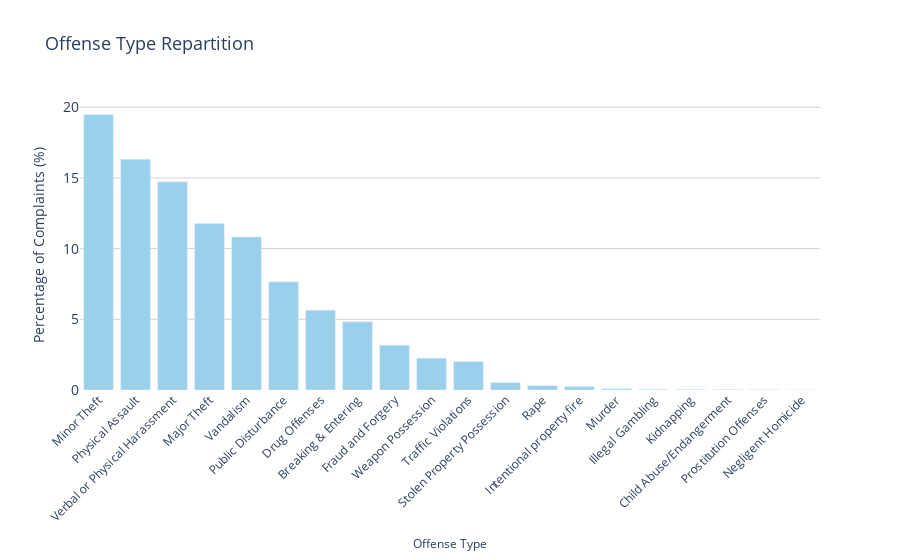

The notebook cell saved with this chart:
### Markdown cell above
## Crime situation

### Code cell
import plotly.express as px
import pandas as pd

# Create offense type percentage DataFrame
offense_percentage = (df['OFNS_DESC'].value_counts(normalize=True) * 100).reset_index()
offense_percentage.columns = ['Offense Type', 'Percentage']

# Create bar chart
fig = px.bar(
    offense_percentage,
    x='Offense Type',
    y='Percentage',
    title='Offense Type Repartition',
    labels={'Percentage': 'Percentage of Complaints (%)'},
    hover_data={'Percentage': ':.2f'},
)

fig.update_traces(marker_color=color_plot)

fig.update_layout(
    xaxis_tickangle=-45,
    xaxis_tickfont_size=12,
    yaxis_title_font=dict(size=14),
    xaxis_title_font=dict(size=12),
    title_font=dict(size=18),
    plot_bgcolor='white',
    yaxis_gridcolor='lightgray',
    yaxis=dict(tickfont=dict(size=14)),
)

fig.show()

fig.write_html("../images/offense_type_repartition.html")

### Figure 1 — Plotly figure (JSON) as saved in the notebook; plotly's stock layout.template omitted (floating-point values rounded to 4 significant figures)
{"data": [{"hovertemplate": "Offense Type=%{x}<br>Percentage of Complaints (%)=%{y:.2f}<extra></extra>", "legendgroup": "", "marker": {"color": "#9ad0ec", "pattern": {"shape": ""}}, "name": "", "orientation": "v", "showlegend": false, "textposition": "auto", "type": "bar", "x": ["Minor Theft", "Physical Assault", "Verbal or Physical Harassment", "Major Theft", "Vandalism", "Public Disturbance", "Drug Offenses", "Breaking & Entering", "Fraud and Forgery", "Weapon Possession", "Traffic Violations", "Stolen Property Possession", "Rape", "Intentional property fire", "Murder", "Illegal Gambling", "Kidnapping", "Child Abuse/Endangerment", "Prostitution Offenses", "Negligent Homicide"], "xaxis": "x", "y": [19.49, 16.32, 14.72, 11.78, 10.83, 7.649, 5.647, 4.826, 3.165, 2.249, 2.013, 0.5251, 0.3111, 0.2414, 0.09152, 0.04749, 0.04145, 0.03319, 0.02038, 0.004425], "yaxis": "y"}], "layout": {"barmode": "relative", "legend": {"tracegroupgap": 0}, "plot_bgcolor": "white", "title": {"font": {"size": 18}, "text": "Offense Type Repartition"}, "xaxis": {"anchor": "y", "domain": [0, 1], "tickangle": -45, "tickfont": {"size": 12}, "title": {"font": {"size": 12}, "text": "Offense Type"}}, "yaxis": {"anchor": "x", "domain": [0, 1], "gridcolor": "lightgray", "tickfont": {"size": 14}, "title": {"font": {"size": 14}, "text": "Percentage of Complaints (%)"}}}}
